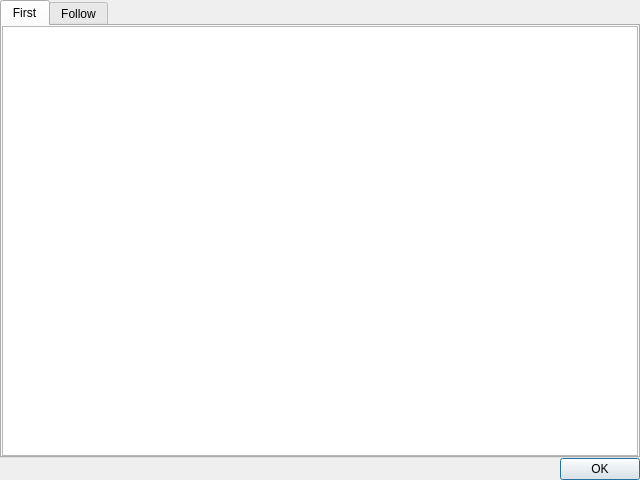
<?xml version="1.0" encoding="UTF-8"?>
<ui version="4.0">
 <class>FirstFollowDialog</class>
 <widget class="QDialog" name="FirstFollowDialog">
  <property name="geometry">
   <rect>
    <x>0</x>
    <y>0</y>
    <width>640</width>
    <height>480</height>
   </rect>
  </property>
  <property name="windowTitle">
   <string>Dialog</string>
  </property>
  <layout class="QVBoxLayout" name="verticalLayout_3">
   <property name="spacing">
    <number>0</number>
   </property>
   <property name="leftMargin">
    <number>0</number>
   </property>
   <property name="topMargin">
    <number>0</number>
   </property>
   <property name="rightMargin">
    <number>0</number>
   </property>
   <property name="bottomMargin">
    <number>0</number>
   </property>
   <item>
    <widget class="QTabWidget" name="TabWidget">
     <property name="currentIndex">
      <number>0</number>
     </property>
     <widget class="QWidget" name="FirstTab">
      <attribute name="title">
       <string>First</string>
      </attribute>
      <layout class="QVBoxLayout" name="verticalLayout_2">
       <property name="spacing">
        <number>0</number>
       </property>
       <property name="leftMargin">
        <number>0</number>
       </property>
       <property name="topMargin">
        <number>0</number>
       </property>
       <property name="rightMargin">
        <number>0</number>
       </property>
       <property name="bottomMargin">
        <number>0</number>
       </property>
       <item>
        <widget class="QTableView" name="FirstTableView">
         <property name="enabled">
          <bool>true</bool>
         </property>
        </widget>
       </item>
      </layout>
     </widget>
     <widget class="QWidget" name="FollowTab">
      <attribute name="title">
       <string>Follow</string>
      </attribute>
      <layout class="QVBoxLayout" name="verticalLayout">
       <property name="spacing">
        <number>0</number>
       </property>
       <property name="leftMargin">
        <number>0</number>
       </property>
       <property name="topMargin">
        <number>0</number>
       </property>
       <property name="rightMargin">
        <number>0</number>
       </property>
       <property name="bottomMargin">
        <number>0</number>
       </property>
       <item>
        <widget class="QTableView" name="FollowTableView"/>
       </item>
      </layout>
     </widget>
    </widget>
   </item>
   <item>
    <widget class="QDialogButtonBox" name="buttonBox">
     <property name="orientation">
      <enum>Qt::Horizontal</enum>
     </property>
     <property name="standardButtons">
      <set>QDialogButtonBox::Ok</set>
     </property>
    </widget>
   </item>
  </layout>
 </widget>
 <resources/>
 <connections>
  <connection>
   <sender>buttonBox</sender>
   <signal>accepted()</signal>
   <receiver>FirstFollowDialog</receiver>
   <slot>accept()</slot>
   <hints>
    <hint type="sourcelabel">
     <x>248</x>
     <y>254</y>
    </hint>
    <hint type="destinationlabel">
     <x>157</x>
     <y>274</y>
    </hint>
   </hints>
  </connection>
  <connection>
   <sender>buttonBox</sender>
   <signal>rejected()</signal>
   <receiver>FirstFollowDialog</receiver>
   <slot>reject()</slot>
   <hints>
    <hint type="sourcelabel">
     <x>316</x>
     <y>260</y>
    </hint>
    <hint type="destinationlabel">
     <x>286</x>
     <y>274</y>
    </hint>
   </hints>
  </connection>
 </connections>
</ui>
